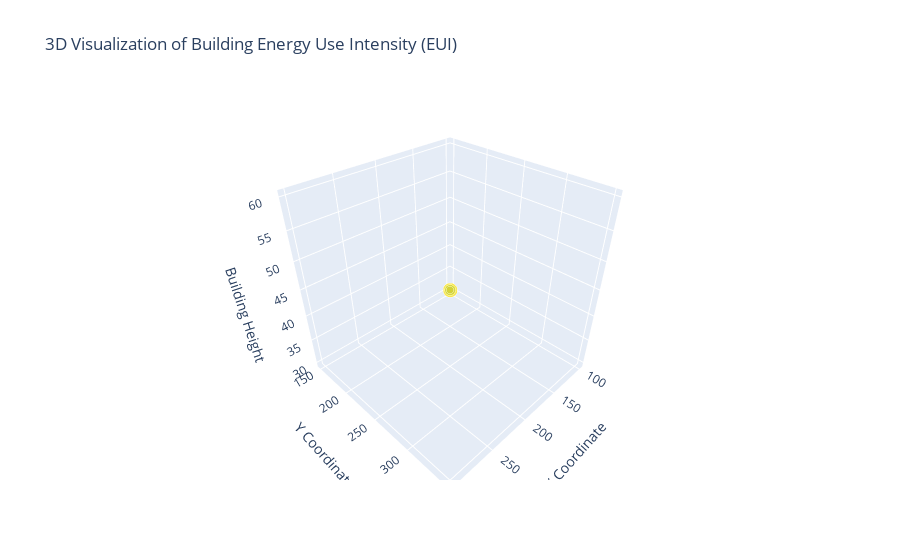

Notebook code cell kept with this figure:
### Code cell
import plotly.graph_objs as go
import pandas as pd

# 示例数据：建筑物的坐标、面积、能耗强度
buildings = pd.DataFrame({
    'Building_ID': [1, 2, 3],
    'X_Coordinate': [100, 200, 300],
    'Y_Coordinate': [150, 250, 350],
    'Height': [30, 45, 60],  # 建筑高度
    'Area_m2': [1000, 1500, 2000],
    'EUI_kWh_m2': [50, 75, 100]  # 能耗强度
})

# 创建一个3D散点图，显示建筑物的位置、高度和能耗强度
trace = go.Scatter3d(
    x=buildings['X_Coordinate'],
    y=buildings['Y_Coordinate'],
    z=buildings['Height'],
    mode='markers',
    marker=dict(
        size=buildings['EUI_kWh_m2'] / 10,  # 根据EUI调整点的大小
        color=buildings['EUI_kWh_m2'],  # 根据EUI调整颜色
        colorscale='Viridis',  # 颜色图
        opacity=0.8
    ),
    text=buildings['Building_ID']  # 显示建筑ID
)

layout = go.Layout(
    title='3D Visualization of Building Energy Use Intensity (EUI)',
    scene=dict(
        xaxis=dict(title='X Coordinate'),
        yaxis=dict(title='Y Coordinate'),
        zaxis=dict(title='Building Height')
    )
)

fig = go.Figure(data=[trace], layout=layout)
fig.show()

### Figure 1 — Plotly figure (JSON) as saved in the notebook; plotly's stock layout.template omitted (floating-point values rounded to 4 significant figures)
{"data": [{"marker": {"color": [50, 75, 100], "colorscale": [[0, "#440154"], [0.1111, "#482878"], [0.2222, "#3e4989"], [0.3333, "#31688e"], [0.4444, "#26828e"], [0.5556, "#1f9e89"], [0.6667, "#35b779"], [0.7778, "#6ece58"], [0.8889, "#b5de2b"], [1, "#fde725"]], "opacity": 0.8, "size": [5, 7.5, 10]}, "mode": "markers", "text": [1, 2, 3], "type": "scatter3d", "x": [100, 200, 300], "y": [150, 250, 350], "z": [30, 45, 60]}], "layout": {"scene": {"xaxis": {"title": {"text": "X Coordinate"}}, "yaxis": {"title": {"text": "Y Coordinate"}}, "zaxis": {"title": {"text": "Building Height"}}}, "title": {"text": "3D Visualization of Building Energy Use Intensity (EUI)"}}}
